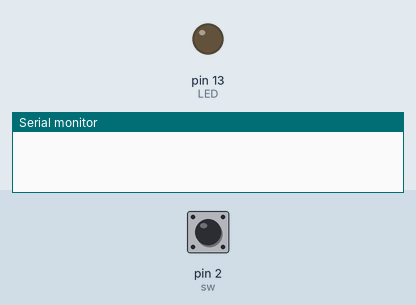
This sketch was run on a simulated Arduino Uno, built with avr-gcc and run on an emulated ATmega328P. Shown: output pins drawn as LEDs (lit = HIGH), the last lines printed to the serial monitor. The test bench sets the inputs (shaded band); at power-on: pin 2 (sw) LOW.

Above: at 1.2 s.
1.3 s: pin 2 (sw) pulled HIGH for 0.15 s
At 1.8 s:
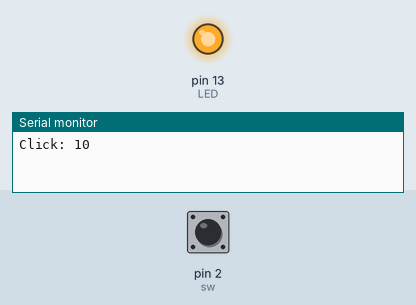
2.9 s: pin 2 (sw) pulled HIGH for 1 s
At 4.3 s:
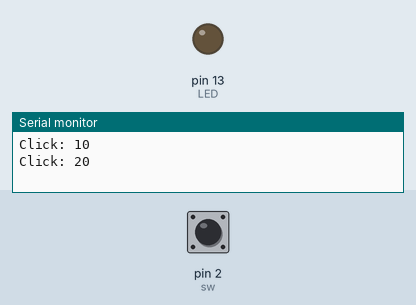
5.4 s: pin 2 (sw) pulled HIGH for 3.2 s
At 9.1 s:
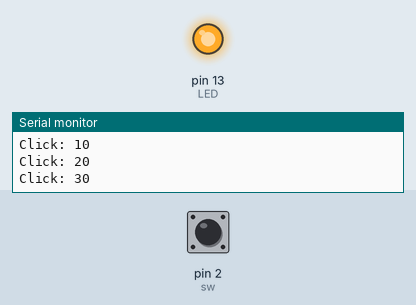
Timing chart, 0 to 10.6 s (numbered marks = the images above; inputs shaded):
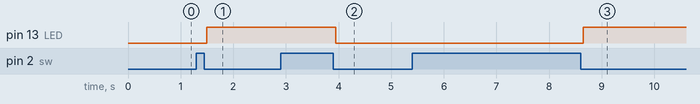

The sketch:

Lab2-2.ino
```cpp
const int sw = 2;
const int LED = 13;
bool sw_state;
bool last_sw_state = LOW;
bool debounce_sw_state = LOW;
bool LED_state = LOW;
int counter = 0;
unsigned long debounce_timer;
const int debounce_delay = 50;
void setup() {
  Serial.begin(9600);
  pinMode(sw, INPUT);
  pinMode(LED, OUTPUT);
}

void loop() {
  sw_state = digitalRead(sw);
  if(sw_state != last_sw_state)
  {
    debounce_timer = millis();
  }
  if(millis() - debounce_timer >= debounce_delay)
  {
    if(sw_state != debounce_sw_state)
    {
      debounce_sw_state = sw_state;
      if(last_sw_state == LOW)
      {
        LED_state = !LED_state;
        counter = counter + 1;
        Serial.print("Click: ");
        Serial.print(counter);
        Serial.println(sw_state);
      }
    }
   }
  digitalWrite(LED, LED_state);
  last_sw_state = sw_state;
}
```

Measured:
- after the input at 1.3 s, pin 13 (LED): LOW → HIGH after 0.20 s
- after the input at 2.9 s, pin 13 (LED): HIGH → LOW after 1.0 s
- after the input at 5.4 s, pin 13 (LED): LOW → HIGH after 3.3 s
